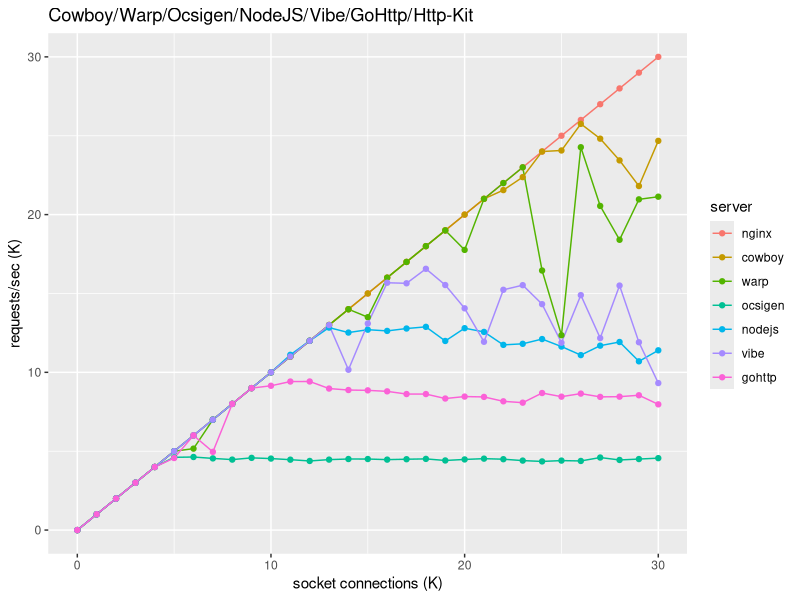

This figure's R source:
# you need a couple of packages for this script; use
# install.packages("ggplot2")
# install.packages("reshape")

library(reshape)
library(ggplot2)

pre.data <- read.csv(file="webcontest.csv", header=TRUE, sep=",")
data <- melt(cbind(rate=0:30, rbind(0, pre.data)),
             id="rate", variable_name="server")
data$value <- data$value / 1000
png(filename="connections2.png", height=600, width=600, res=85, bg="white")
p <- qplot(rate, value, data=data, color=server, geom=c("line", "point"),
           main="Cowboy/Warp/Ocsigen/NodeJS/Vibe/GoHttp/Http-Kit",
           xlab="socket connections (K)",
           ylab="requests/sec (K)")
print(p)
dev.off()
